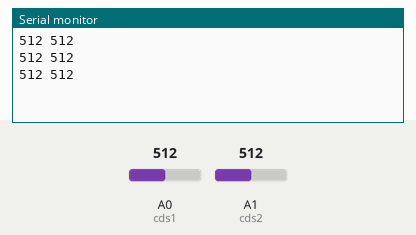
Simulated run of this sketch. Board: Arduino Uno, built with avr-gcc and run on an emulated ATmega328P. On the bench: the last lines printed to the serial monitor. The inputs (shaded band) are chosen by the test bench; at power-on: A0 (cds1) = 512, A1 (cds2) = 512.

Above: at 1.3 s.
1.4 s: A0 (cds1) set to 716
At 1.9 s:
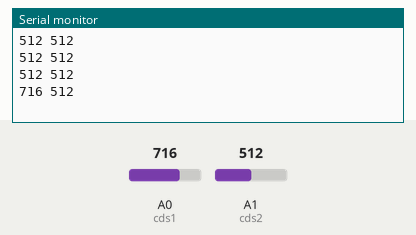
2.9 s: A1 (cds2) set to 716
At 3.4 s:
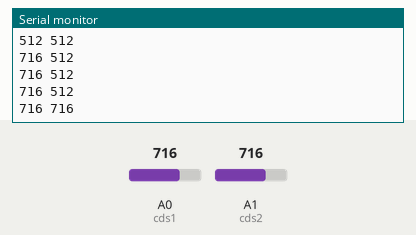
4.4 s: A0 (cds1) set to 900
At 4.9 s:
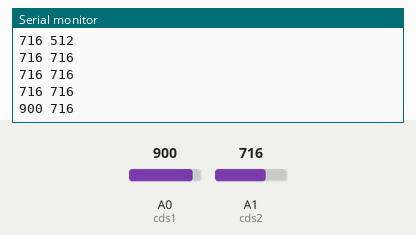
5.9 s: A1 (cds2) set to 900
At 6.4 s:
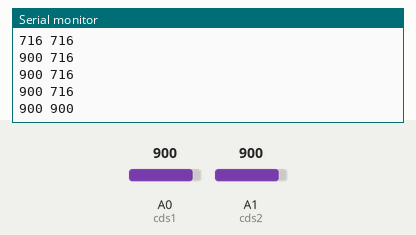
Timing chart, 0 to 8.4 s (numbered marks = the images above; inputs shaded):
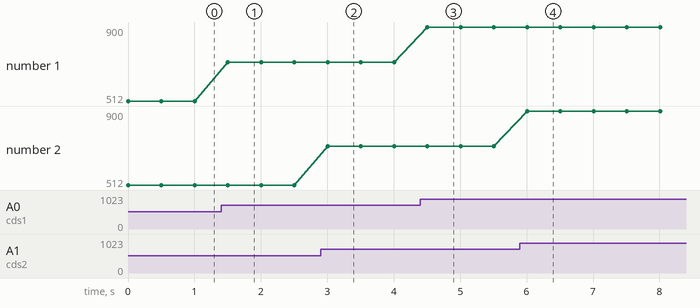

The sketch:

test_cds.ino
```cpp
int cds1 = A0;
int cds2 = A1;

void setup() {
  // put your setup code here, to run once:
  Serial.begin(9600);
  pinMode(cds1, INPUT);
  pinMode(cds2, INPUT);

}

void loop() {
  // put your main code here, to run repeatedly:
  Serial.print(analogRead(cds1));
  Serial.print(" ");
  Serial.print(analogRead(cds2));
  Serial.println();
  delay(500);

}
```

Measured:
- after the input at 1.4 s, the serial monitor: prints a new line after 0.10 s (image 1)
- after the input at 2.9 s, the serial monitor: prints a new line after 0.10 s (image 2)
- after the input at 4.4 s, the serial monitor: prints a new line after 0.11 s (image 3)
- after the input at 5.9 s, the serial monitor: prints a new line after 0.11 s (image 4)
- plotted number 1: 512 → 716 after the input at 1.4 s, 716 → 900 after the input at 4.4 s
